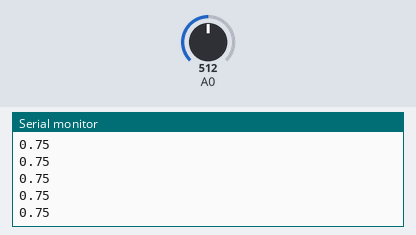
Bench run of a sketch on a simulated Arduino Uno, built with avr-gcc and run on an emulated ATmega328P. On the bench: the last lines printed to the serial monitor. Inputs (shaded band) come from the test bench; at power-on: A0 = 512.

Above: at 1.2 s.
1.3 s: A0 set to 716
At 2.3 s:
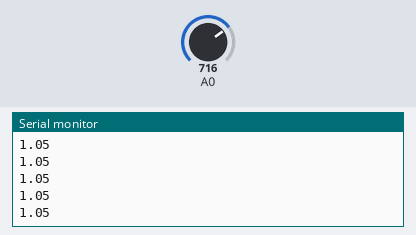
2.8 s: A0 set to 900
At 3.9 s:
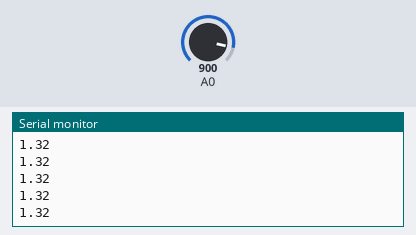
Timing chart, 0 to 5.8 s (numbered marks = the images above; inputs shaded):
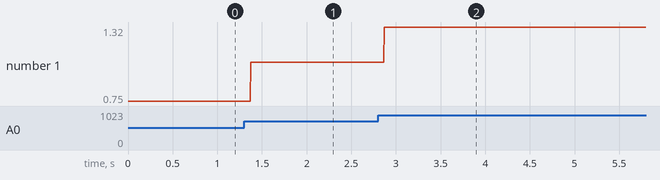

The sketch:

task_1_voltmeter_.ino
```cpp
void setup() {
  Serial.begin(9600);
}

void loop() {
  // read the input on analog pin 0:
  int sensorValue = analogRead(A0);
    float voltage = sensorValue * (1.5 / 1023.0);
  Serial.println(voltage);
}
```

Measured:
- after the input at 1.3 s, the serial monitor: prints a new line after 0.07 s (image 1)
- after the input at 2.8 s, the serial monitor: prints a new line after 0.07 s (image 2)
- plotted number 1: 0.75 → 1.05 after the input at 1.3 s, 1.05 → 1.32 after the input at 2.8 s
